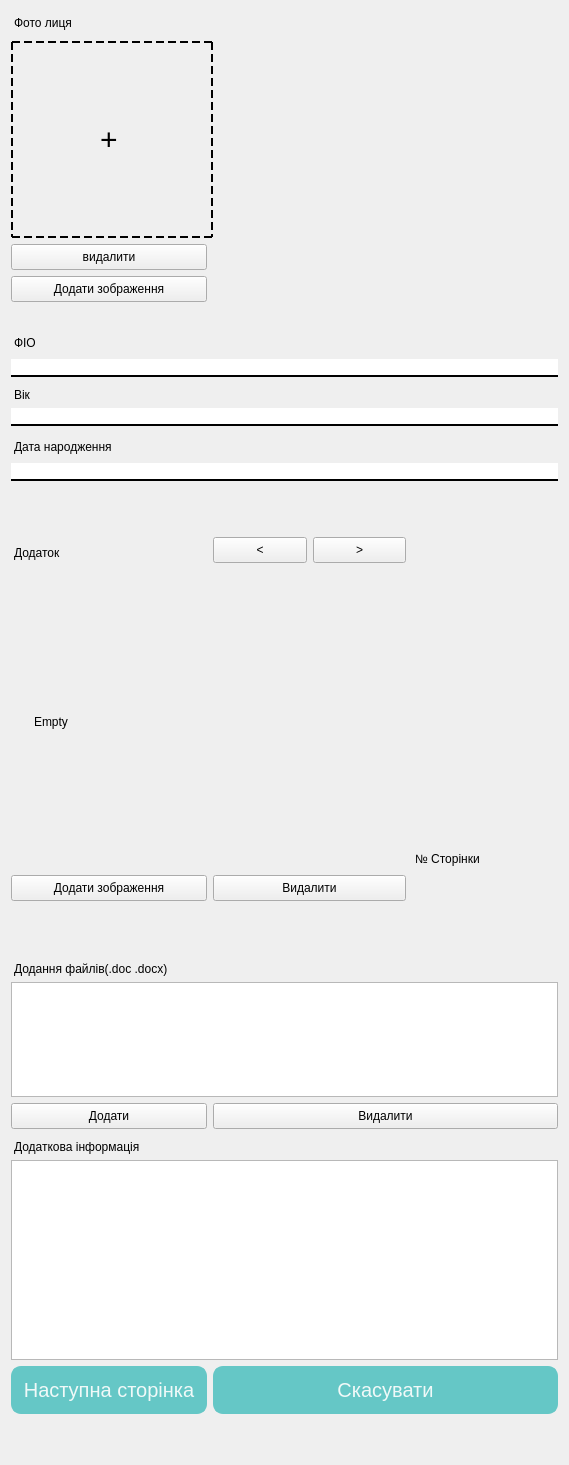
            <widget class="QWidget" name="scrollAreaWidgetContents">
             <property name="geometry">
              <rect>
               <x>0</x>
               <y>-484</y>
               <width>569</width>
               <height>1465</height>
              </rect>
             </property>
             <property name="styleSheet">
              <string notr="true">QScrollBar::handle {
        border-radius: 5px;
}
QPushButton{
padding-top: 5px;
padding-bottom: 5px;
}
QPushButton:hover{
border: 2px dashed #464646;
}
QPushButton:pressed {
   background: rgb(240, 249, 248);
}
QLabel{
margin-top: 5px;
}
QScrollBar::handle:vertical {
    background: rgb(101, 199, 198);
}
QLineEdit{
border: 2px solid black;
border-top: none;
border-right: none;
border-left: none;
}
QScrollBar:vertical {
	border-radius: 10px;
}</string>
             </property>
             <layout class="QGridLayout" name="gridLayout_2">
              <item row="24" column="1">
               <spacer name="verticalSpacer_4">
                <property name="orientation">
                 <enum>Qt::Vertical</enum>
                </property>
                <property name="sizeType">
                 <enum>QSizePolicy::Fixed</enum>
                </property>
                <property name="sizeHint" stdset="0">
                 <size>
                  <width>20</width>
                  <height>50</height>
                 </size>
                </property>
               </spacer>
              </item>
              <item row="12" column="0" colspan="5">
               <widget class="QLineEdit" name="dateLine">
                <property name="styleSheet">
                 <string notr="true"/>
                </property>
                <property name="text">
                 <string/>
                </property>
               </widget>
              </item>
              <item row="11" column="0">
               <widget class="QLabel" name="Date">
                <property name="text">
                 <string>Дата народження</string>
                </property>
                <property name="alignment">
                 <set>Qt::AlignBottom|Qt::AlignLeading|Qt::AlignLeft</set>
                </property>
               </widget>
              </item>
              <item row="1" column="0" rowspan="2" colspan="5">
               <widget class="QLabel" name="photoScreen">
                <property name="sizePolicy">
                 <sizepolicy hsizetype="Fixed" vsizetype="Expanding">
                  <horstretch>0</horstretch>
                  <verstretch>0</verstretch>
                 </sizepolicy>
                </property>
                <property name="minimumSize">
                 <size>
                  <width>202</width>
                  <height>202</height>
                 </size>
                </property>
                <property name="maximumSize">
                 <size>
                  <width>202</width>
                  <height>202</height>
                 </size>
                </property>
                <property name="styleSheet">
                 <string notr="true">QLabel {
    border: 2px dashed black;
    font-size: 30px;
    padding: 80px;
}</string>
                </property>
                <property name="text">
                 <string>+</string>
                </property>
                <property name="alignment">
                 <set>Qt::AlignLeading|Qt::AlignLeft|Qt::AlignVCenter</set>
                </property>
               </widget>
              </item>
              <item row="10" column="0" colspan="5">
               <widget class="QLineEdit" name="year_oldLine"/>
              </item>
              <item row="23" column="0">
               <widget class="QPushButton" name="imgAdd">
                <property name="text">
                 <string>Додати зображення</string>
                </property>
               </widget>
              </item>
              <item row="27" column="0" colspan="5">
               <widget class="QListWidget" name="docFileList">
                <property name="minimumSize">
                 <size>
                  <width>0</width>
                  <height>30</height>
                 </size>
                </property>
               </widget>
              </item>
              <item row="19" column="1">
               <widget class="QPushButton" name="previousPage">
                <property name="text">
                 <string>&lt;</string>
                </property>
               </widget>
              </item>
              <item row="19" column="2">
               <widget class="QPushButton" name="nextPage">
                <property name="text">
                 <string>&gt;</string>
                </property>
               </widget>
              </item>
              <item row="33" column="0" colspan="5">
               <spacer name="verticalSpacer_5">
                <property name="orientation">
                 <enum>Qt::Vertical</enum>
                </property>
                <property name="sizeType">
                 <enum>QSizePolicy::Fixed</enum>
                </property>
                <property name="sizeHint" stdset="0">
                 <size>
                  <width>20</width>
                  <height>40</height>
                 </size>
                </property>
               </spacer>
              </item>
              <item row="9" column="0" colspan="2">
               <widget class="QLabel" name="yearOldText">
                <property name="text">
                 <string>Вік</string>
                </property>
               </widget>
              </item>
              <item row="6" column="0" colspan="2">
               <widget class="QLabel" name="label_7">
                <property name="text">
                 <string>ФІО</string>
                </property>
                <property name="alignment">
                 <set>Qt::AlignBottom|Qt::AlignLeading|Qt::AlignLeft</set>
                </property>
               </widget>
              </item>
              <item row="0" column="0">
               <widget class="QLabel" name="photoText">
                <property name="text">
                 <string>Фото лиця</string>
                </property>
               </widget>
              </item>
              <item row="20" column="0" colspan="3">
               <widget class="QStackedWidget" name="otherPhotosList">
                <property name="minimumSize">
                 <size>
                  <width>395</width>
                  <height>300</height>
                 </size>
                </property>
                <property name="maximumSize">
                 <size>
                  <width>395</width>
                  <height>300</height>
                 </size>
                </property>
                <property name="styleSheet">
                 <string notr="true">QWidget{
padding-left: 10%;
padding-right: 10%;
}</string>
                </property>
                <widget class="QWidget" name="page">
                 <layout class="QHBoxLayout" name="_2">
                  <property name="spacing">
                   <number>0</number>
                  </property>
                  <property name="sizeConstraint">
                   <enum>QLayout::SetDefaultConstraint</enum>
                  </property>
                  <property name="leftMargin">
                   <number>0</number>
                  </property>
                  <property name="topMargin">
                   <number>0</number>
                  </property>
                  <property name="rightMargin">
                   <number>0</number>
                  </property>
                  <property name="bottomMargin">
                   <number>0</number>
                  </property>
                  <item>
                   <widget class="QLabel" name="label_2">
                    <property name="styleSheet">
                     <string notr="true"/>
                    </property>
                    <property name="text">
                     <string>Empty</string>
                    </property>
                   </widget>
                  </item>
                 </layout>
                </widget>
               </widget>
              </item>
              <item row="3" column="0">
               <widget class="QPushButton" name="faceIMGDelete">
                <property name="text">
                 <string>видалити</string>
                </property>
               </widget>
              </item>
              <item row="28" column="0">
               <widget class="QPushButton" name="btn_addFile">
                <property name="text">
                 <string>Додати</string>
                </property>
               </widget>
              </item>
              <item row="25" column="0" colspan="5">
               <widget class="QLabel" name="label_3">
                <property name="text">
                 <string>Додання файлів(.doc .docx)</string>
                </property>
               </widget>
              </item>
              <item row="32" column="0">
               <widget class="QPushButton" name="nextSettingsPage">
                <property name="styleSheet">
                 <string notr="true">QPushButton{
border: 2px solid rgb(101, 199, 198);
background: rgb(101, 199, 198);
padding: 10px;
border-radius: 10px;
font-size: 20px;
color: rgb(240, 249, 248);
}
QPushButton:hover{
border: 2px dashed  rgb(101, 199, 198);
color: rgb(101, 199, 198);
background: rgb(240, 249, 248);
}</string>
                </property>
                <property name="text">
                 <string>Наступна сторінка</string>
                </property>
               </widget>
              </item>
              <item row="31" column="0" colspan="5">
               <widget class="QTextEdit" name="textEdit">
                <property name="minimumSize">
                 <size>
                  <width>0</width>
                  <height>200</height>
                 </size>
                </property>
               </widget>
              </item>
              <item row="20" column="3" colspan="2">
               <widget class="QLabel" name="label_9">
                <property name="text">
                 <string>№ Сторінки</string>
                </property>
                <property name="alignment">
                 <set>Qt::AlignBottom|Qt::AlignLeading|Qt::AlignLeft</set>
                </property>
               </widget>
              </item>
              <item row="4" column="0">
               <widget class="QPushButton" name="faceIMGAdd">
                <property name="text">
                 <string>Додати зображення</string>
                </property>
               </widget>
              </item>
              <item row="19" column="0">
               <widget class="QLabel" name="label_6">
                <property name="text">
                 <string>Додаток</string>
                </property>
               </widget>
              </item>
              <item row="23" column="1" colspan="2">
               <widget class="QPushButton" name="imgDelete">
                <property name="text">
                 <string>Видалити</string>
                </property>
               </widget>
              </item>
              <item row="32" column="1" colspan="4">
               <widget class="QPushButton" name="cancel_page">
                <property name="styleSheet">
                 <string notr="true">QPushButton{
border: 2px solid rgb(101, 199, 198);
background: rgb(101, 199, 198);
padding: 10px;
border-radius: 10px;
font-size: 20px;
color: rgb(240, 249, 248);
}
QPushButton:hover{
border: 2px dashed  rgb(101, 199, 198);
color: rgb(101, 199, 198);
background: rgb(240, 249, 248);
}</string>
                </property>
                <property name="text">
                 <string>Скасувати</string>
                </property>
               </widget>
              </item>
              <item row="8" column="0" colspan="5">
               <widget class="QLineEdit" name="FIOLine">
                <property name="inputMask">
                 <string/>
                </property>
                <property name="text">
                 <string notr="true"/>
                </property>
                <property name="echoMode">
                 <enum>QLineEdit::Normal</enum>
                </property>
                <property name="dragEnabled">
                 <bool>true</bool>
                </property>
                <property name="readOnly">
                 <bool>false</bool>
                </property>
                <property name="placeholderText">
                 <string notr="true"/>
                </property>
                <property name="clearButtonEnabled">
                 <bool>false</bool>
                </property>
               </widget>
              </item>
              <item row="5" column="0" colspan="5">
               <spacer name="verticalSpacer_3">
                <property name="orientation">
                 <enum>Qt::Vertical</enum>
                </property>
                <property name="sizeType">
                 <enum>QSizePolicy::Fixed</enum>
                </property>
                <property name="sizeHint" stdset="0">
                 <size>
                  <width>20</width>
                  <height>20</height>
                 </size>
                </property>
               </spacer>
              </item>
              <item row="28" column="1" colspan="4">
               <widget class="QPushButton" name="btn_deleteFile">
                <property name="text">
                 <string>Видалити</string>
                </property>
               </widget>
              </item>
              <item row="14" column="1" colspan="3">
               <spacer name="verticalSpacer">
                <property name="orientation">
                 <enum>Qt::Vertical</enum>
                </property>
                <property name="sizeType">
                 <enum>QSizePolicy::Fixed</enum>
                </property>
                <property name="sizeHint" stdset="0">
                 <size>
                  <width>20</width>
                  <height>50</height>
                 </size>
                </property>
               </spacer>
              </item>
              <item row="29" column="0">
               <widget class="QLabel" name="addInfLabel">
                <property name="text">
                 <string>Додаткова інформація</string>
                </property>
               </widget>
              </item>
             </layout>
            </widget>
